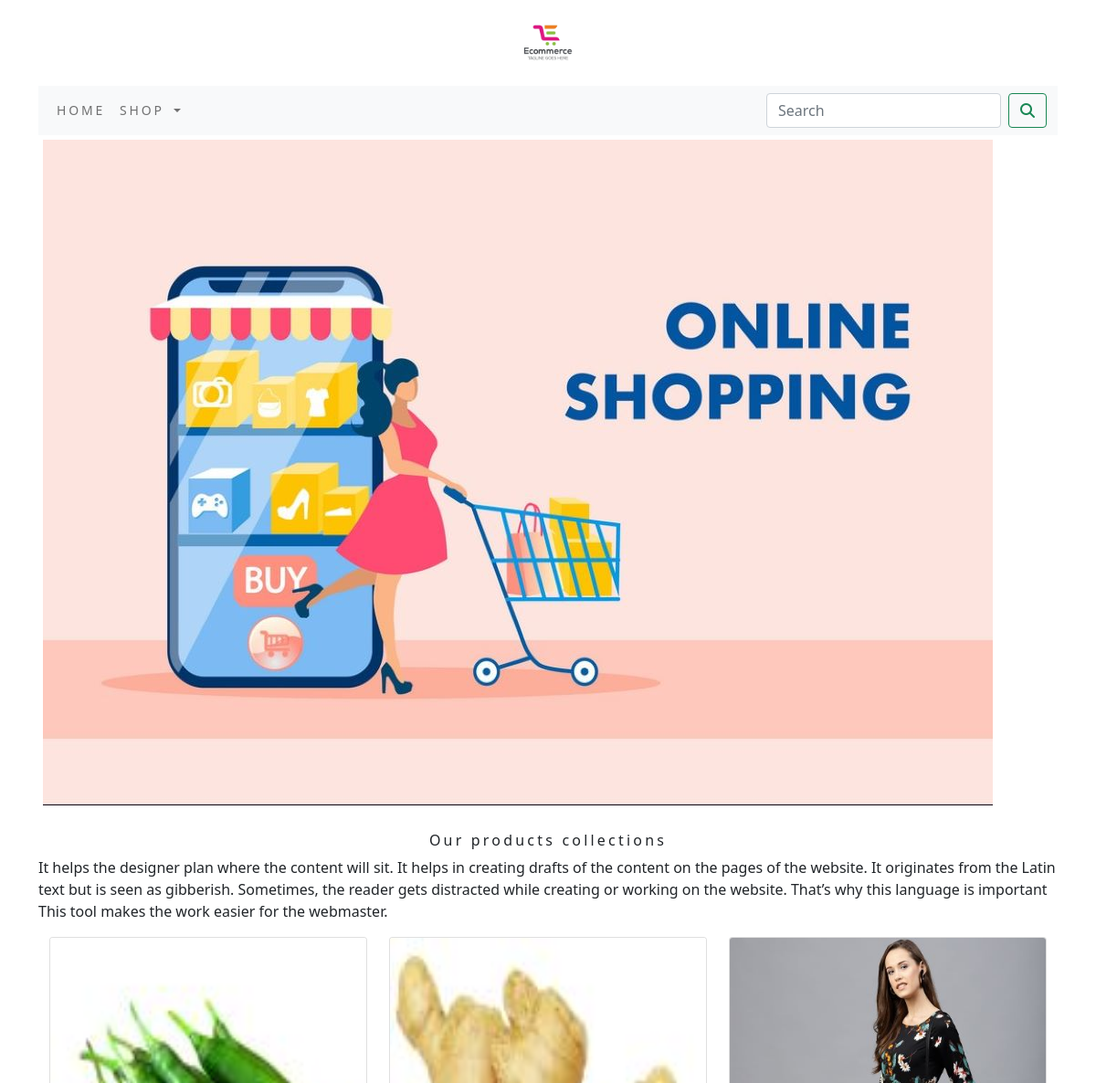
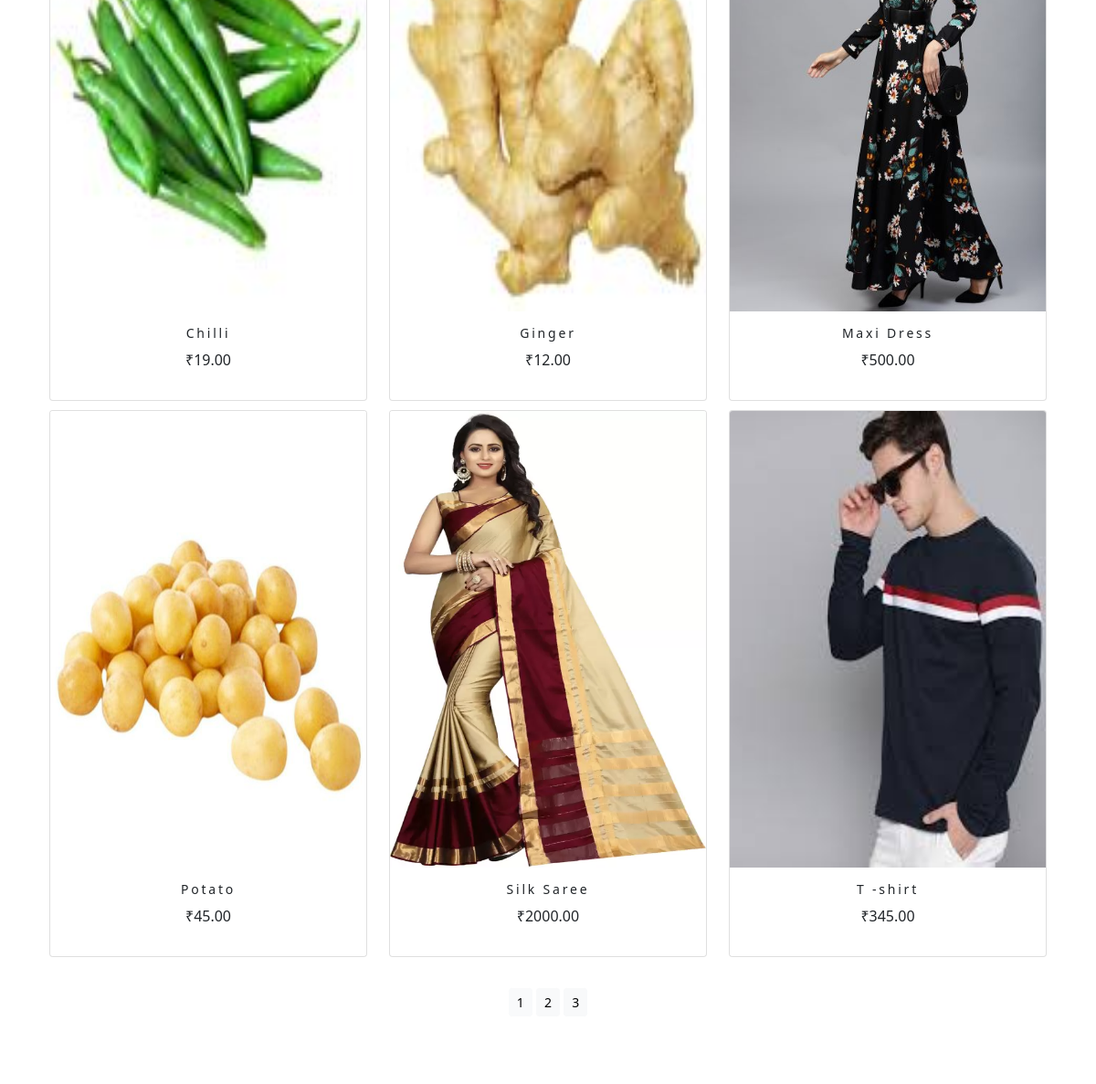
The app's page /shop/ with its own data (2 pictures, top to bottom).
### shop/models.py (models this page shows, shortened)
class product(models.Model):
    name=models.CharField(max_length=250,unique=True)
    slug=models.SlugField(max_length=250,unique=True)
    description=models.TextField(blank=True)
    price=models.DecimalField(max_digits=10,decimal_places=2)
    category=models.ForeignKey(category,on_delete=models.CASCADE)
    image=models.ImageField(upload_to='product',blank=True)
    stock=models.IntegerField()
    available=models.BooleanField(default=True)
    created=models.DateTimeField(auto_now_add=True)
    updated=models.DateTimeField(auto_now=True)
    def get_url(self):
        return reverse('shop:prodcatdetail',args=[self.category.slug,self.slug])
    class Meta:
        ordering=('name',)
        verbose_name='product'
        verbose_name_plural='products'

### shop/views.py (the view)
# urls.py: path('',views.allprodcat,name='allprodcat'),
def allprodcat(request,c_slug=None):
    c_page=None
    products_list=None
    if c_slug!=None:
        c_page=get_object_or_404(category,slug=c_slug)
        products_list=product.objects.all().filter(category=c_page,available=True)
    else:
        products_list=product.objects.all().filter(available=True)
    paginator=Paginator(products_list,6)
    try:
        page=int(request.GET.get('page','1'))
    except:
        page=1
    try:
        products=paginator.page(page)
    except(EmptyPage,InvalidPage):
        products=paginator.page(paginator.num_pages)
    return render(request,'category.html',{'category':c_page,'products':products})

### cart/context_processors.py (called while the page is built)
def counter(request):
    item_count=0
    if 'admin' in request.path:
        return {}
    else:
        try:
            cart=Cart.objects.filter(cart_id=_cart_id(request))
            car_items=Cartitem.objects.all().filter(cart=cart[:1])
            for cart_item in car_items:
                item_count += cart_item.quantity
        except Cart.DoesNotExist:
            item_count=0
    return dict(item_count=item_count)

### cart/views.py (called while the page is built)
def _cart_id(request):
    cart=request.session.session_key
    if not cart:
        cart=request.session.create()
    return cart

### shop/context_processors.py (called while the page is built)
def menu_links(request):
    links=category.objects.all()
    return dict(links=links)

### shop/models.py (called while the page is built)
    def get_url(self):
        return reverse('shop:products_by_category',args=[self.slug])

### templates/category.html (shortened to what this page needs)
{% extends 'base.html' %}
{% load static %}
{% block content %}
<div class="mx_auto">
      {% if category %}
          <img class="my_image" src="{{category.image.url}}" alt="{{category.name}}" width="1000px;">
</div>
       <br>
<div>
         <h1 class="text-center my_title">{{category.name}}</h1>
         <p class="text-justify">{{category.description}}</p>
</div>
{% else %}
<div>
      <img class="my_img my_image_padding" src="{% static 'img/banner.jpg' %}" alt="our products" width="1050px;">
</div>
       <br>
<div>
      <h1 class="text-center my_title"> Our products collections </h1>
      <p class="text-justify"> It helps the designer plan where the content will sit. It helps in creating drafts of the content on the pages of the website. It originates from the Latin text but is seen as gibberish. Sometimes, the reader gets distracted while creating or working on the website. That’s why this language is important
            This tool makes the work easier for the webmaster.</p>
</div>
{% endif %}
<div class="container">
      <div class="row mx_auto">
            {% for product in products.object_list %}
            <div class="my_bottom_margin col-9 col-sm-12 col-md-4 xol-lg-4">
                  <div class="card text-center" style="min-width:15rem;">
                        <a href="{{product.get_url}}"> <img class="card-img-top my_image" src="{{product.image.url}}" alt="{{product.name}}"></a>
                        <div class="card-body">
                              <h4>{{product.name}}</h4>
                              <p>₹{{product.price}}</p>
                        </div>
                  </div>
            </div>
            {% endfor %}
      </div>
      <div class="mx_auto">
            {% if products.paginator.num_pages > 1 %}
            <br>
            <div class="text-center">
                  {% for pg in products.paginator.page_range %}
                   <a href="?page={{pg}}" class="btn btn-light btn-sm {% if products.number == pg %} active {% endif %}">{{pg}}</a>
            {% endfor %}
            </div>
            {% endif %}
      </div>
      <br>
</div>
{% endblock %}

### templates/base.html (shortened to what this page needs)
{% load static %}
<!DOCTYPE html>
<html lang="en">
<head>
    <link rel="stylesheet" href="{% static 'css/style.css' %}">
        <link href="{% static 'css/bootstrap.min.css' %}" rel="stylesheet">
</head>
<body class="d-flex flex-column min-vh-100">
<div class="container">
    {% include 'header.html' %}
{% include 'navbar.html' %}
{% block content %}
{% endblock %}
    </div>
{% include 'footer.html' %}
</body>
</html>

### templates/header.html
{% load static %}
<header>
    <center>
        <a href="{% url 'shop:allprodcat' %}"><img src="{% static 'img/logo.jpeg' %}" alt="logoimage" width="150px;"></a>
    </center>
</header>

### templates/navbar.html (shortened to what this page needs)
<nav class="navbar navbar-expand-lg navbar-light bg-light">
  <div class="container-fluid">
    <div class="collapse navbar-collapse" id="navbarSupportedContent">
      <ul class="navbar-nav me-auto mb-2 mb-lg-0">
        <li class="nav-item">
          <a class="nav-link" href="#">Home</a>
        </li>
        <li class="nav-item dropdown {% if 'shop' in request.path %} active {% endif %}">
          <a class="nav-link dropdown-toggle" href="#" id="navbarDropdown" role="button" data-bs-toggle="dropdown" aria-expanded="false">
            Shop
          </a>
        </li>
      </ul>
      <form class="d-flex" action="{% url 'search_app:searchresult' %}" method="get">
        <input class="form-control me-2" type="search" placeholder="Search" name="q" aria-label="Search">
        <button class="btn btn-outline-success" type="submit"><i class="fa fa-search"></i></button>
      </form>
    </div>
  </div>
</nav>

### templates/footer.html
<footer class="mt-auto">
<div class="footer navbar-fixed-bottom my_footer">
    <p class="text-center">&copy; Jio mart All Rights Reserved</p>
</div>
</footer>

### static/css/style.css (style rules this page uses)
.nav-item { letter-spacing: .2em; font-size:14px; text-transform: uppercase; }
.my_footer { background-color:#fff; height:50px; color:#fff; }
.my_footer p { padding-top:20px; font-size:15px; position:navbar-fixed-bottom; padding-bottom:0; }
.my_image { width:800px; height:500px; }
.my_title { font-size:16px; text_transform:uppercase; letter-spacing:.2em; }
.my_image_padding { padding:5px; }
.my_bottom_margin { margin-bottom:10px; }
.card-body h4 { font-size:14px; text_transform:uppercase; letter-spacing:.2em; }

### records on screen
product: image (picture), name "Chilli", price "19.00"
product: image (picture), name "Ginger", price "12.00"
product: image (picture), name "Maxi Dress", price "500.00"
product: image (picture), name "Potato", price "45.00"
product: image (picture), name "Silk Saree", price "2000.00"
product: image (picture), name "T -shirt", price "345.00"

### other values on screen
{{ pg }} "1" "2" "3"
